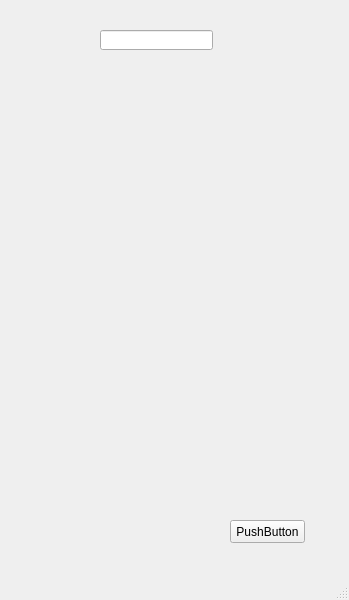
<?xml version="1.0" encoding="UTF-8"?>
<ui version="4.0">
 <class>MainWindow</class>
 <widget class="QMainWindow" name="MainWindow">
  <property name="geometry">
   <rect>
    <x>0</x>
    <y>0</y>
    <width>349</width>
    <height>600</height>
   </rect>
  </property>
  <property name="windowTitle">
   <string>MainWindow</string>
  </property>
  <widget class="QWidget" name="centralwidget">
   <widget class="QPushButton" name="pushButton">
    <property name="geometry">
     <rect>
      <x>230</x>
      <y>520</y>
      <width>75</width>
      <height>23</height>
     </rect>
    </property>
    <property name="text">
     <string>PushButton</string>
    </property>
   </widget>
   <widget class="QLineEdit" name="charName">
    <property name="geometry">
     <rect>
      <x>100</x>
      <y>30</y>
      <width>113</width>
      <height>20</height>
     </rect>
    </property>
   </widget>
  </widget>
  <widget class="QMenuBar" name="menubar">
   <property name="geometry">
    <rect>
     <x>0</x>
     <y>0</y>
     <width>349</width>
     <height>21</height>
    </rect>
   </property>
  </widget>
  <widget class="QStatusBar" name="statusbar"/>
 </widget>
 <resources/>
 <connections/>
</ui>
